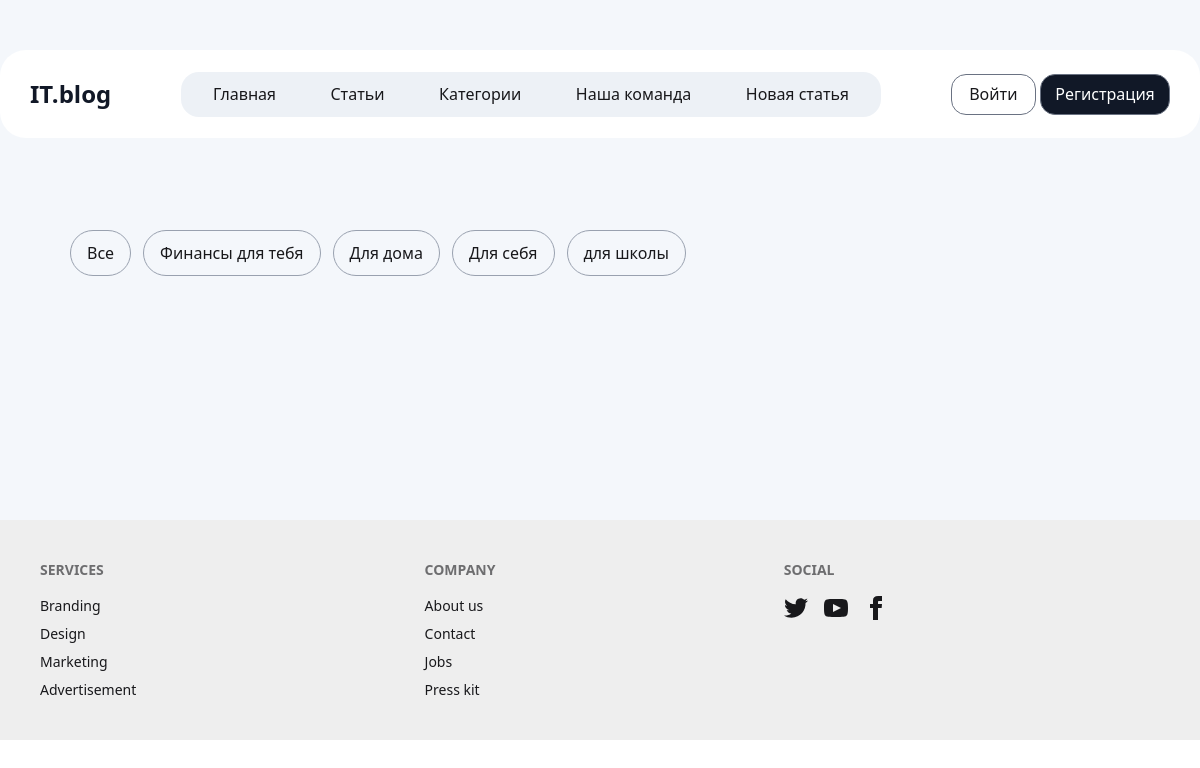
The app's page /category/5, older data.
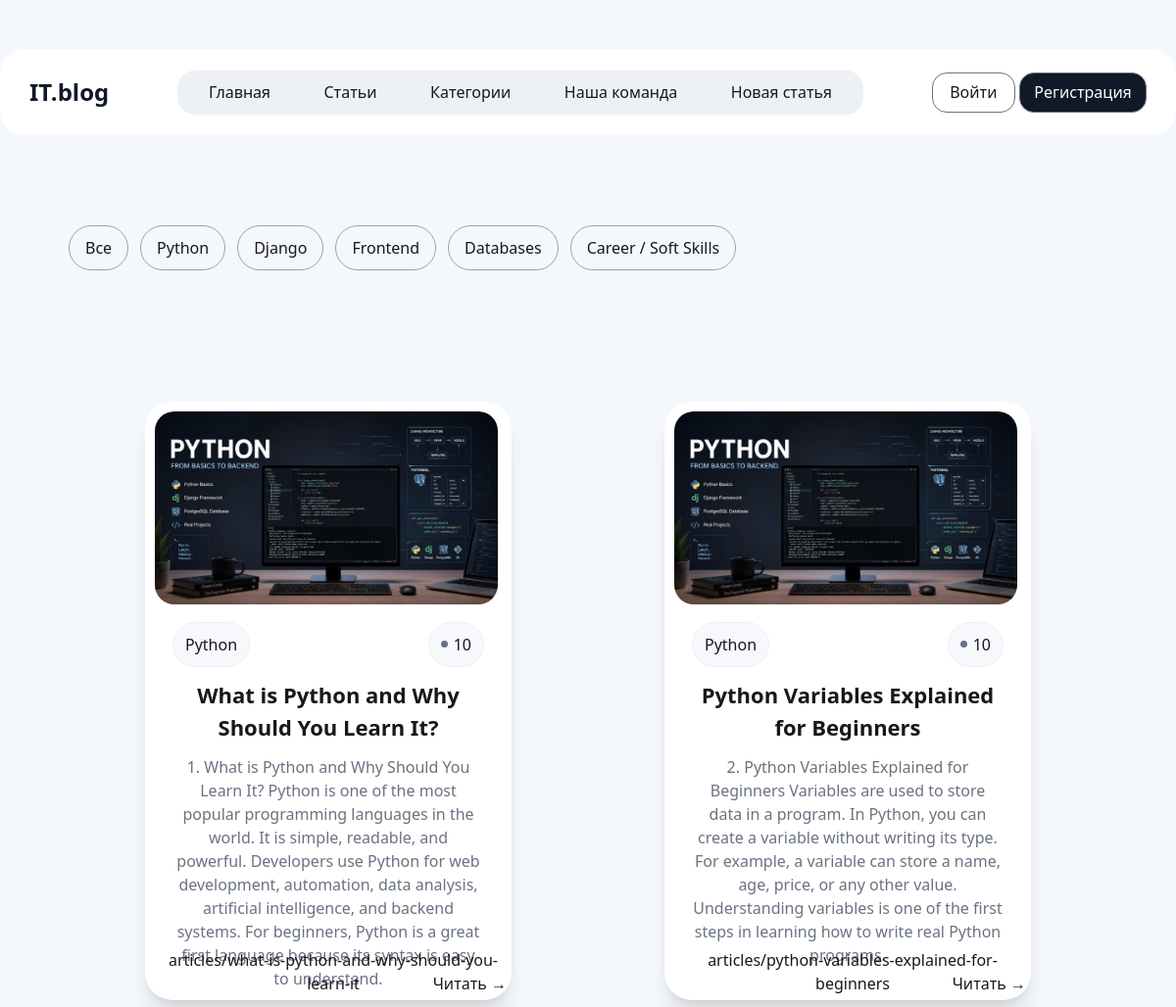
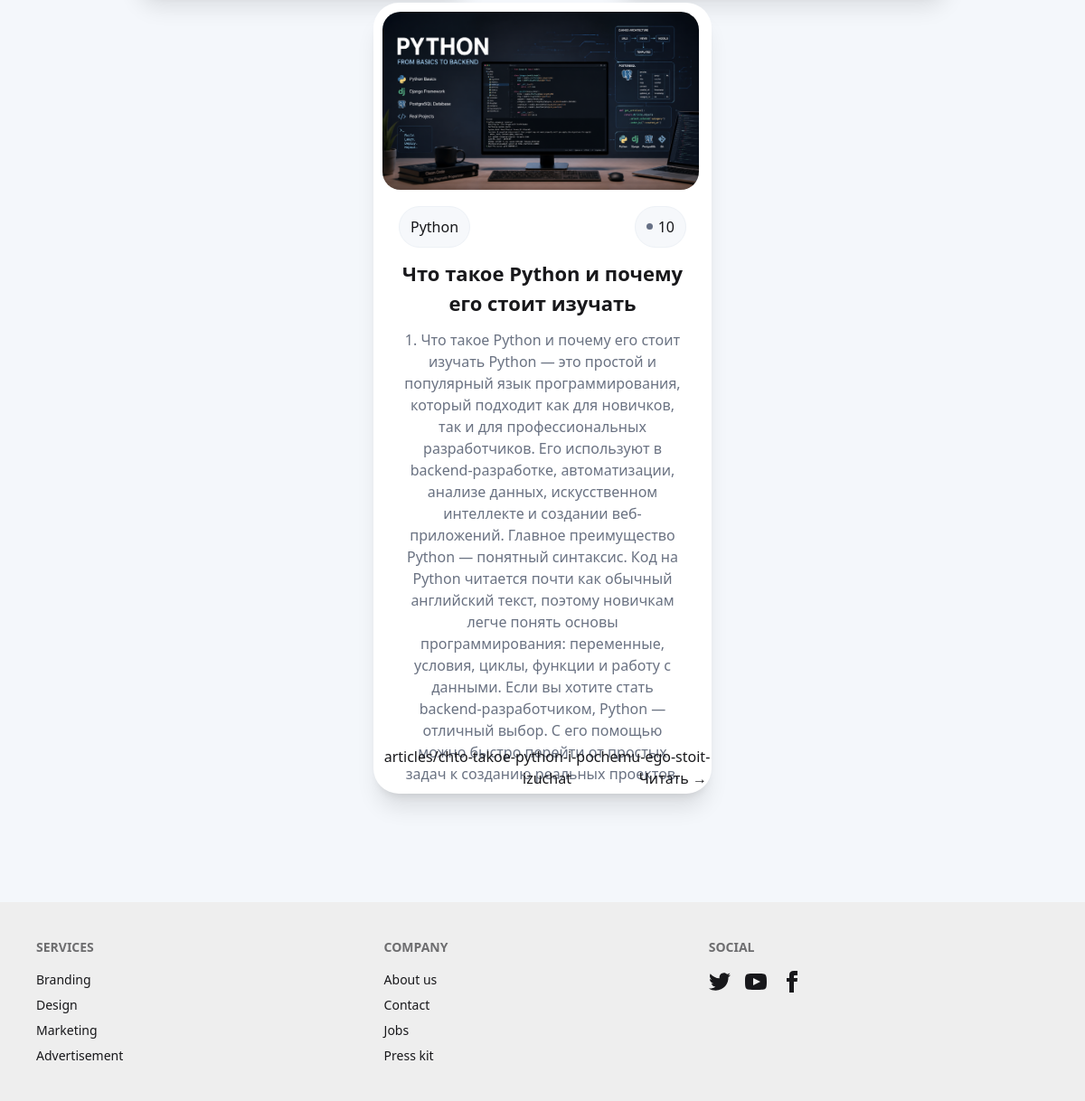
The same page, newer data (2 pictures, top to bottom).
### blog/models.py (models this page shows, shortened)
class Category(models.Model):
    title = models.CharField(max_length=250, null=True, blank=True)
    def __str__(self):
        return self.title

class Articles(models.Model):
    title = models.CharField(max_length=255, null=False, blank=False)
    description = models.TextField(null=False, blank=False)
    view = models.IntegerField(default=10, null=False, blank=False)
    category = models.ForeignKey(to=Category, on_delete=models.CASCADE, null=True, blank=True)
    image = models.ImageField(upload_to='articles', null=True, blank=True)
    slug = models.SlugField(unique=True, null=True, blank=True)
    created_at = models.DateTimeField(auto_now_add=True) # type: ignore

### blog/views.py (the view)
# urls.py: path('category/<int:category_id>', category_page_view, name='category'), # type: ignore
def category_page_view(request, category_id):
    articles = Articles.objects.filter(category=category_id)
    categories = Category.objects.all()
    return render(request, 'category-page.html', {"articles": articles, 'categories': categories})

### blog/templates/category-page.html (shortened to what this page needs)
{% extends 'base.html' %}
{% block content %}
<main class="max-w-[1100px] mx-auto p-5">
    {% include './components/categories.html' %}
    <div class="flex justify-around flex-wrap align-center max-w[1200px] m-auto mt-[100px] ">
    {% for i in articles %}
    <div class="relative w-[374px] min-h-[430px] rounded-[28px] mt-[10px] bg-white shadow-xl rounded-[20px] p-[10px] text-center">
        {% if i.image.url %}
            <img class="w-[350px] rounded-[20px]" src="{{ i.image.url }}" alt="">
        {% endif %}
        <div class="flex justify-between mt-[18px] mb-[12px] px-[18px]">
            <p class="px-[12px] py-[10px] border bg-[#F6F8FB] border-[#EDF1F6] rounded-[999px]">{{ i.category }}</p>
            <p class="px-[12px] py-[10px] border bg-[#F6F8FB] border-[#EDF1F6] rounded-[999px] flex items-center gap-[6px]"> <img src="/media/krug.svg" alt="error"> {{ i.view }}</p>
        </div>
        <div class="flex flex-col gap-[12px]  items-start px-[18px] ">
            <h2 class="text-[22px] font-bold">{{ i.title }}</h2>
            <p class="text-gray-500">{{ i.description }}</p>
        </div>
        <div class="flex items-center">
            <p class="absolute bottom-[5px] ">articles/{{ i.slug }}</p>
            <button class=" absolute bottom-[5px] right-[5px]"><a href="{% url 'slug-detail' i.slug %}">Читать →</a></button>
        </div>
    </div>
    {% endfor %}
</div>
</main>
{% endblock %}

### blog/templates/components/categories.html
<div class="w-full">
    <div class="max-w-[1240px] m-auto flex flex-wrap gap-3 mt-12 justify-start">
        <a href="{% url 'home' %}" class=" cursor-pointer py-[10px] px-[16px] border border-1 border-gray-400 rounded-[25px] hover:bg-[#111827] hover:text-white transition-all duration-300">Все</a>
        {% for category in categories %}
        <a href="{% url 'category' category.id %}" class="py-[10px] px-[16px] border border-1 border-gray-400 rounded-[25px] hover:bg-[#111827] hover:text-white transition-all duration-300">
            {{ category.title }}
        </a>
        {% endfor %}
    </div>
</div>

Row changes from the older to the newer data that the page shows:
removed Category: title "Финансы для тебя"
removed Category: title "Для дома"
removed Category: title "Для себя"
removed Category: title "для школы"
added Category: title "Python"
added Category: title "Django"
added Category: title "Frontend"
added Category: title "Databases"
added Category: title "Career / Soft Skills"
added Articles: image (picture), category "Python", view "10", title "What is Python and Why Should You Learn It?", description "1. What is Python and Why Should You Learn It? Python is one of the most popular programming languages in the world. It is simple, readable, and powerful. Developers use Python for web development, automation, data analysis, artificial intelligence, and backend systems. For beginners, Python is a great first language because its syntax is easy to understand.", slug "what-is-python-and-why-should-you-learn-it"
added Articles: image (picture), category "Python", view "10", title "Python Variables Explained for Beginners", description "2. Python Variables Explained for Beginners Variables are used to store data in a program. In Python, you can create a variable without writing its type. For example, a variable can store a name, age, price, or any other value. Understanding variables is one of the first steps in learning how to write real Python programs.", slug "python-variables-explained-for-beginners"
added Articles: image (picture), category "Python", view "10", title "Что такое Python и почему его стоит изучать", description "1. Что такое Python и почему его стоит изучать Python — это простой и популярный язык программирования, который подходит как для новичков, так и для профессиональных разработчиков. Его используют в backend-разработке, автоматизации, анализе данных, искусственном интеллекте и создании веб-приложений. Главное преимущество Python — понятный синтаксис. Код на Python читается почти как обычный английский текст, поэтому новичкам легче понять основы программирования: переменные, условия, циклы, функции и работу с данными. Если вы хотите стать backend-разработчиком, Python — отличный выбор. С его помощью можно быстро перейти от простых задач к созданию реальных проектов.", slug "chto-takoe-python-i-pochemu-ego-stoit-izuchat"
